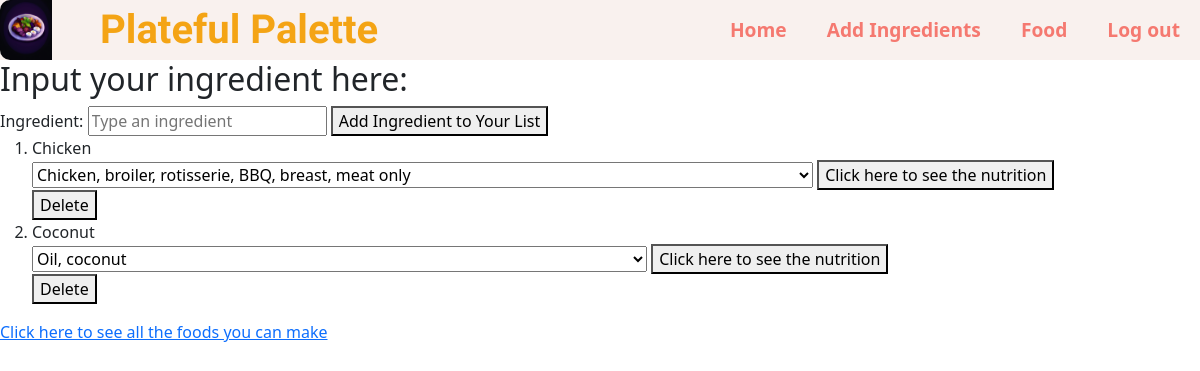
/food/ingredients/ (signed in), run on an earlier commit of the app's database.
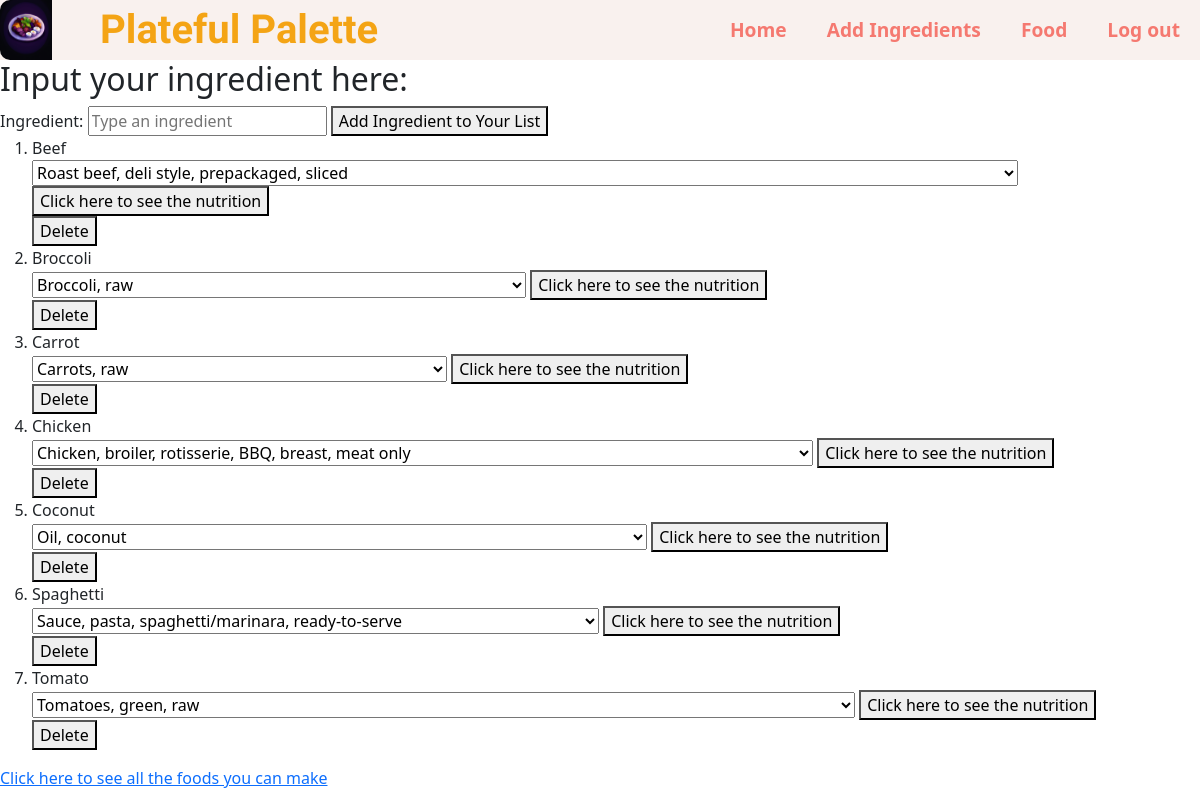
And on a later commit of the database.
### food/models.py (models this page shows, shortened)
class UserIngredient(models.Model):
    user = models.ForeignKey(User, on_delete=models.CASCADE)
    ingredient = models.ForeignKey(Ingredient, on_delete=models.CASCADE)
    class Meta:
        unique_together = ('user', 'ingredient')  # Ensures each user can only have each ingredient once

class Ingredient(models.Model):
    name = models.CharField(max_length=255, unique=True)

class Nutrition(models.Model):
    ingredient_code = models.IntegerField(primary_key=True)
    ingredient_description = models.CharField(max_length=255)
    alcohol = models.FloatField(null=True, blank=True)
    caffeine = models.FloatField(null=True, blank=True)
    calcium = models.FloatField(null=True, blank=True)
    carbohydrate = models.FloatField(null=True, blank=True)
    carotene_alpha = models.FloatField(null=True, blank=True)
    carotene_beta = models.FloatField(null=True, blank=True)
    cholesterol = models.FloatField(null=True, blank=True)
    choline_total = models.FloatField(null=True, blank=True)
    copper = models.FloatField(null=True, blank=True)
    cryptoxanthin_beta = models.FloatField(null=True, blank=True)
    energy = models.FloatField(null=True, blank=True)
    fatty_acids_total_monounsaturated = models.FloatField(null=True, blank=True)
    fatty_acids_total_polyunsaturated = models.FloatField(null=True, blank=True)
    fatty_acids_total_saturated = models.FloatField(null=True, blank=True)
    fiber_total_dietary = models.FloatField(null=True, blank=True)
    folate_DFE = models.FloatField(null=True, blank=True)
    folate_food = models.FloatField(null=True, blank=True)
    folate_total = models.FloatField(null=True, blank=True)
    folic_acid = models.FloatField(null=True, blank=True)
    iron = models.FloatField(null=True, blank=True)
    lutein_zeaxanthin = models.FloatField(null=True, blank=True)
    lycopene = models.FloatField(null=True, blank=True)
    magnesium = models.FloatField(null=True, blank=True)
    niacin = models.FloatField(null=True, blank=True)
    phosphorus = models.FloatField(null=True, blank=True)
    potassium = models.FloatField(null=True, blank=True)
    protein = models.FloatField(null=True, blank=True)
    retinol = models.FloatField(null=True, blank=True)
    riboflavin = models.FloatField(null=True, blank=True)
    selenium = models.FloatField(null=True, blank=True)
    sodium = models.FloatField(null=True, blank=True)
    sugars_total = models.FloatField(null=True, blank=True)
    theobromine = models.FloatField(null=True, blank=True)
    thiamin = models.FloatField(null=True, blank=True)
    total_fat = models.FloatField(null=True, blank=True)
    vitamin_A_RAE = models.FloatField(null=True, blank=True)
    vitamin_B12 = models.FloatField(null=True, blank=True)
    vitamin_B12_added = models.FloatField(null=True, blank=True)
    vitamin_B6 = models.FloatField(null=True, blank=True)
    vitamin_C = models.FloatField(null=True, blank=True)
    vitamin_D_D2_D3 = models.FloatField(null=True, blank=True)
    vitamin_E_alpha_tocopherol = models.FloatField(null=True, blank=True)
    vitamin_E_added = models.FloatField(null=True, blank=True)
    vitamin_K_phylloquinone = models.FloatField(null=True, blank=True)
    water = models.FloatField(null=True, blank=True)
    zinc = models.FloatField(null=True, blank=True)
    fatty_acid_10_0 = models.FloatField(null=True, blank=True)  # 10:0
    fatty_acid_12_0 = models.FloatField(null=True, blank=True)  # 12:0
    fatty_acid_14_0 = models.FloatField(null=True, blank=True)  # 14:0
    fatty_acid_16_0 = models.FloatField(null=True, blank=True)  # 16:0
    fatty_acid_16_1 = models.FloatField(null=True, blank=True)  # 16:1
    fatty_acid_18_0 = models.FloatField(null=True, blank=True)  # 18:0
    fatty_acid_18_1 = models.FloatField(null=True, blank=True)  # 18:1
    fatty_acid_18_2 = models.FloatField(null=True, blank=True)  # 18:2
    fatty_acid_18_3 = models.FloatField(null=True, blank=True)  # 18:3
    fatty_acid_18_4 = models.FloatField(null=True, blank=True)  # 18:4
    fatty_acid_20_1 = models.FloatField(null=True, blank=True)  # 20:1
    fatty_acid_20_4 = models.FloatField(null=True, blank=True)  # 20:4
    fatty_acid_20_5_n3 = models.FloatField(null=True, blank=True)  # 20:5 n-3
    fatty_acid_22_1 = models.FloatField(null=True, blank=True)  # 22:1
    fatty_acid_22_5_n3 = models.FloatField(null=True, blank=True)  # 22:5 n-3
    fatty_acid_22_6_n3 = models.FloatField(null=True, blank=True)  # 22:6 n-3
    fatty_acid_4_0 = models.FloatField(null=True, blank=True)  # 4:0
    fatty_acid_6_0 = models.FloatField(null=True, blank=True)  # 6:0
    fatty_acid_8_0 = models.FloatField(null=True, blank=True)  # 8:0
    ingredient_description_first= models.CharField(max_length=255, null= True, blank=True)
    ingredient_description_second = models.CharField(max_length=255, null= True, blank=True)
    ingredient_description_third = models.CharField(max_length=255, null= True, blank=True)

### food/views.py (the view, shortened to what this page needs)
# urls.py: path("ingredients/", views.ingredients, name="ingredients"),
@login_required
def ingredients(request):
    all_ingredients = Ingredient.objects.all()
    user_ingredients = UserIngredient.objects.filter(user=request.user)
    return render(request, "food/ingredients.html", {
        'ingredients': [
            {
                'ingredient': ui,
                'variations': search_ingredient_by_name(ui.ingredient.name),
            }
            for ui in user_ingredients
        ],
        'all_ingredients': all_ingredients,
    })

### food/views.py (called while the page is built)
def search_ingredient_by_name(ingredient_name):
    matches = Nutrition.objects.filter(ingredient_description_first__icontains=ingredient_name)
    if not matches.exists():
        matches = Nutrition.objects.filter(ingredient_description_second__icontains=ingredient_name)
    if not matches.exists():
        matches = Nutrition.objects.filter(ingredient_description_third__icontains=ingredient_name)
    match_values = list(matches.values('pk', 'ingredient_description'))
    variations = [{'id': match['pk'], 'description': match['ingredient_description']} for match in match_values]
    print(variations)
    return variations

### food/templates/food/ingredients.html (shortened to what this page needs)
{% extends "food/layout.html" %}
{% block body %}
    <div>
        <h2>Input your ingredient here:</h2>
        <form action="{% url "food:ingredients" %}" method="post">
            <label for="ingredientInput">Ingredient:</label>
            <input type="text" name="name" maxlength="255" required id="ingredientInput" placeholder="Type an ingredient" autocomplete="off">
            <button type="submit" id="addIngredientButton">Add Ingredient to Your List</button>
        </form>
        <ol>
            {% for item in ingredients %}
                <li>{{ item.ingredient.ingredient.name }}</li>
                <form action="{% url 'food:nutrition' %}" method="post">
                    <select name="ingredient_variation">
                        {% for variation in item.variations %}
                            <option value="{{ variation.id }}">{{ variation.description }}</option>
                        {% endfor %}
                    </select>
                    <button type="submit">Click here to see the nutrition</button>
                </form>
                <form action="{% url 'food:delete' item.ingredient.ingredient.name %}" method="post" style="display: inline;">
                    <button type="submit">Delete</button>
                </form>
            {% endfor %}
        </ol>
        <a href="{% url "food:foods" %}">Click here to see all the foods you can make</a>
    </div>
{% endblock %}

### food/templates/food/layout.html (shortened to what this page needs)
{% load static %}
<!DOCTYPE html>
<html lang="en">
<head>
    <link rel="stylesheet" href="{% static 'all.css' %}" />
    <link href="https://cdn.jsdelivr.net/npm/bootstrap@5.3.3/dist/css/bootstrap.min.css" rel="stylesheet">
</head>
<body>
    <section id="header">
        <nav>
            <ul class="intro-list">
                <li><img class="icon-image" src="{% static 'icon.png' %}"> <h1 class="icon-text">Plateful Palette</h1></li>
                <li><a href="{% url 'food:home' %}">Home</a></li>
                <li><a href="{% url 'food:ingredients' %}">Add Ingredients</a></li>
                <li><a href="{% url 'food:foods' %}"> Food </a></li>
                <li><a href="{% url 'logout' %}"> Log out </a></li>
            </ul>
        </nav>
    </section>
    {% block body %}
    {% endblock %}
</body>
</html>

### food/static/all.css (style rules this page uses)
body { font-family: 'Montserrat', sans-serif; margin: 0; padding: 0; background-color: #f4f4f4; }
.icon-image { height: 60px; max-width: 100px; padding-right: 3rem; }
.icon-text { display: flex; align-items: center; font-size: 40px; font-family: 'Arizonia', sans-serif; color: rgba(243, 159, 5, 0.932); font-weight: bold; padding: 0; margin: 0; }
nav { font-size: 120%; padding: 0; margin: 0; }
nav ul { display: flex; justify-content: center; text-align: center; list-style-type: none; margin: 0; padding: 0; flex-flow: row wrap; background-color: #f9f1ee; }
nav li { display: flex; align-items: center; }
nav li:first-child { flex-basis: 100%; text-align: center; padding: 0; margin: 0; align-items: center; justify-content: center; }
nav a { display: block; padding: 15px 20px; text-decoration: none; color: #f57970; font-weight: bold; transition: background-color 0.3s; }
@media screen and (min-width: 600px) { nav { margin: 0 auto; padding: 0; } }
@media screen and (min-width: 600px) { nav li:first-child { flex-basis: auto; text-align: left; margin-right: auto; } }
img { height: auto; border-radius: 10px; max-width: 100%; max-height: 500px; width: auto; display: block; margin-left: auto; margin-right: auto; }
h1 { text-align: center; font-family: 'Montserrat', sans-serif; color: #f57970; margin-bottom: 20px; font-size: 2em; }

What changed in the data, as far as the page shows it:
added UserIngredient: ingredient.ingredient.name "Beef", ingredient_variation "Roast beef, deli style, prepackaged, sliced"
added UserIngredient: ingredient.ingredient.name "Broccoli", ingredient_variation "Broccoli, raw"
added UserIngredient: ingredient.ingredient.name "Carrot", ingredient_variation "Carrots, raw"
added UserIngredient: ingredient.ingredient.name "Spaghetti", ingredient_variation "Sauce, pasta, spaghetti/marinara, ready-to-serve"
added UserIngredient: ingredient.ingredient.name "Tomato", ingredient_variation "Tomatoes, green, raw"
